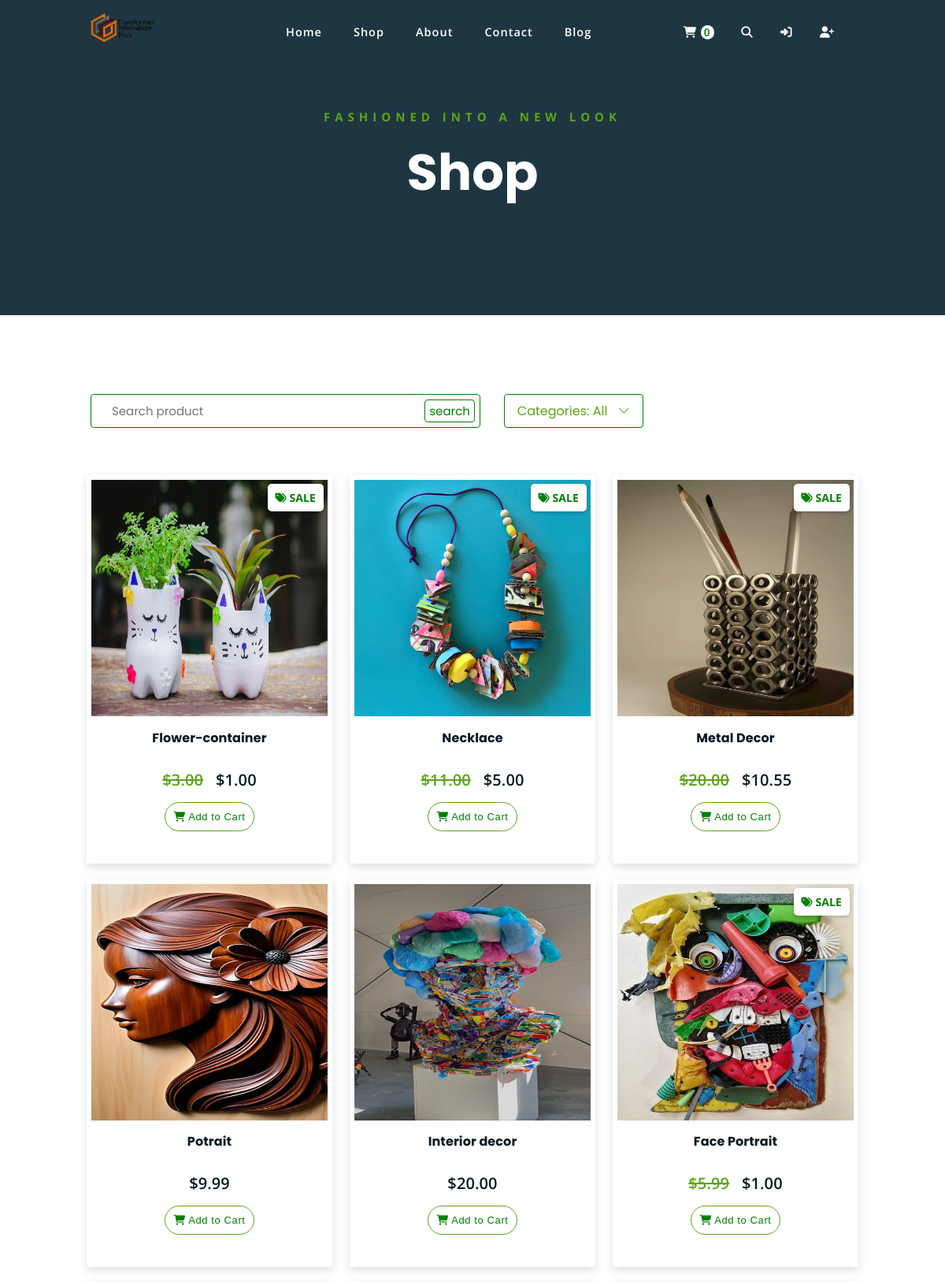
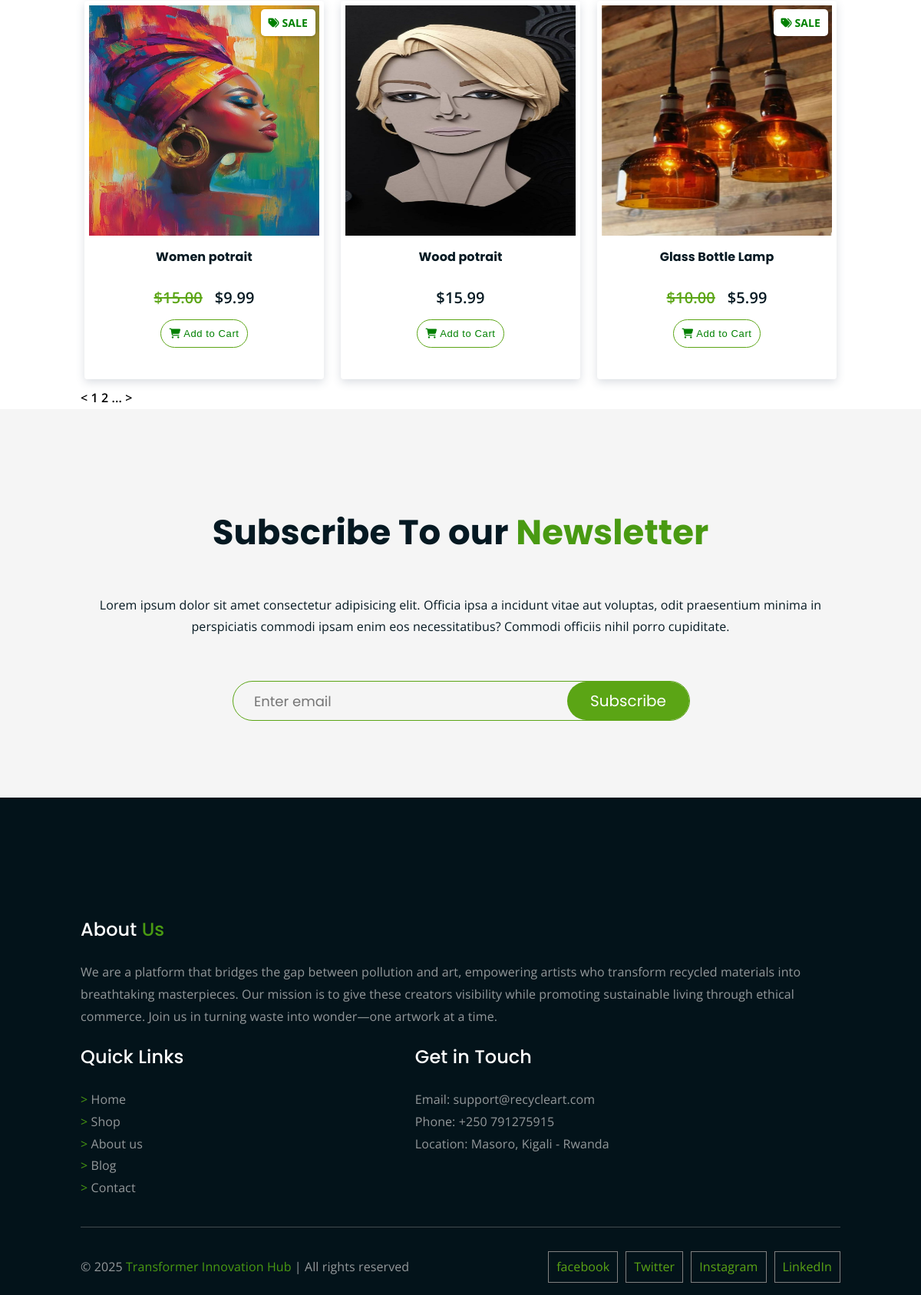
Page /shop on the committed database (2 pictures, top to bottom).
### webstore/models.py (models this page shows, shortened)
class Product(models.Model):
    name = models.CharField(max_length=50)
    price = models.DecimalField(default=0, decimal_places=2, max_digits=6)
    category = models.ForeignKey(Category, on_delete=models.CASCADE, default=1)
    description = models.CharField(max_length=240, blank=True, default="", null=True)
    image = models.ImageField(upload_to="uploads/product")
    is_sale = models.BooleanField(default=False)
    sale_price = models.DecimalField(default=0, decimal_places=2, max_digits=6)

### webstore/views.py (the view)
# urls.py: path("shop", views.store, name="shop"),
def store(request):
    products = Product.objects.all().order_by("-id")
    return render(request, "shop.html", {"products": products})

### cart/cart.py (called while the page is built)
    def __len__(self):
        return len(self.cart)

### cart/context_processors.py (called while the page is built)
def cart(request):
    return {"cart": Cart(request)}

### webstore/templates/shop.html (shortened to what this page needs)
{% extends 'layout.html' %} {% block title %}Shop - Innovation Hub{% endblock %}
{% block page_head %}
    <p class="subtitle">FASHIONED INTO A NEW LOOK</p>
    <h1>Shop</h1>
{% endblock %}
{% block page_content %}
<div class="search-filters">
  <div class="container">
    <div class="row search-row">
      <div class="search">
        <form action="">
          <input type="text" name="" id="" placeholder="Search product" />
          <input type="submit" name="" id="search-btn" value="search" />
        </form>
      </div>
      <div class="dropdown">
        {% if category %}
          <button class="dropbtn">Categories: {{ category }} &nbsp; <i class="bi bi-chevron-down"></i></button>
        {% else %}
          <button class="dropbtn">Categories: All &nbsp; <i class="bi bi-chevron-down"></i></button>
        {% endif %}
      </div>
    </div>
  </div>
</div>
    <div class="product-display">
        <div class="container">
            <div class="row">
                <div class="products-view">
                    {% for item in products %}
                        {% if item.is_sale %}
                            <div class="shop-product-item">
                              <a href="{% url 'webstore:product' item.id %}" class="shop-product-itm-ln">
                                <div class="shop-product-img">
                                    <span class="sale-badge"><i class="fas fa-tags"></i> Sale</span>
                                    <img src="{{ item.image.url }}" alt="">
                                </div>
                              </a>
                              <div class="shop-product-meta">
                                  <h4>{{ item.name }}</h4>
                                  <p class="product-price">
                                      <strike style="color: #5ba515;">${{ item.price }}</strike>
                                      &nbsp;
                                      ${{ item.sale_price }}
                                  </p>
                                  <button type="button" value="{{ item.id }}" class="add-to-cart" id="add-to-cart"><i class="fas fa-shopping-cart"></i> Add to Cart</button>
                              </div>
                            </div>
                        {% else %}
                            <div class="shop-product-item">
                              <a href="{% url 'webstore:product' item.id %}" class="shop-product-itm-ln">
                                <div class="shop-product-img">
                                    <img src="{{ item.image.url }}" alt="">
                                </div>
                              </a>
                              <div class="shop-product-meta">
                                  <h4>{{ item.name }}</h4>
                                  <p class="product-price">${{ item.price }}</p>
                                  <button type="button" value="{{ item.id }}" class="add-to-cart" id="add-to-cart"><i class="fas fa-shopping-cart"></i> Add to Cart</button>
                              </div>
                            </div>
                        {% endif %}
                    {% endfor %}
                </div>
            </div>
        </div>
    </div>
<div class="pages-change">
  <div class="container">
    <div class="row">
      <div class="pg-change-icon">
        <a href="#" class="pg-change-link"> < </a>
        <a href="#" class="pg-change-link"> 1 </a>
        <a href="#" class="pg-change-link"> 2 </a>
        <a href="#" class="pg-change-link"> ... </a>
        <a href="#" class="pg-change-link"> > </a>
      </div>
    </div>
  </div>
</div>
{% endblock %}

### webstore/static/styles/all.css (style rules this page uses)
body { font-family: "Open Sans", sans-serif; font-size: 1rem; letter-spacing: 0.1px; line-height: 1.8; margin: 0; padding: 0; }
h1, .h1, h2, .h2, h3, .h3, h4, .h4, h5, .h5, h6, .h6 { font-family: "Poppins", sans-serif; font-weight: 700; margin: 0 0 1.25rem 0; color: #051922; }
span { color: #499a12; }
.row { display: flex; flex-wrap: wrap; margin-left: -15px; margin-right: -15px; }
@media (min-width: 992px) { .container { max-width: 960px; } }
.container { margin-left: auto; margin-right: auto; width: 100%; padding-left: 15px; padding-right: 15px; }
a { text-decoration: none; color: black; font-weight: 600; }
p { font-family: "Open Sans", sans-serif; font-weight: 400; font-size: 1rem; letter-spacing: 0.1px; line-height: 1.8; color: #051922; }

### webstore/static/styles/shop.css (style rules this page uses)
.search-row { align-items: center; }
.search-filters .search { margin: 100px 20px 50px 10px; border: 1px solid green; padding: 1px 1px; border-radius: 4px; color: #03131A; }
.search input { font-size: 15px; font-family: 'Poppins'; padding: 8px 100px 8px 25px; border: 0; outline: none; }
#search-btn { display: inline-block; background-color: white; color: green; padding: 2px 5px 2px 5px; border: 1px solid green; margin-right: 5px; border-radius: 4px; }
.products-view { width: 100%; display: flex; flex-wrap: wrap; justify-content: space-between; }
.shop-product-item { border-radius: 4px; border: 1px solid rgb(255, 255, 255); box-shadow: 0px 4px 12px rgba(75, 90, 113, 0.2); margin: 10px 5px; padding: 0px 0px 40px 0px; transition: 0.3s ease-in-out; }
.shop-product-itm-ln { display: block; }
.shop-product-item { text-align: center; }
.shop-product-item p { margin: 0px auto; }
.shop-product-item img { width: 300px; height: 300px; padding: 5px; border-radius: 5px; }
.product-price { font-size: 20px; font-weight: 600; padding-bottom: 10px; }
button.add-to-cart { font-weight: 500; font-size: 13px; border: 1px solid #5ba515; background-color: white; color: green; padding: 10px 10px; letter-spacing: 0.6px; border-radius: 50px; }
.sale-badge { background: #ffffff; position: absolute; top: 10px; right: 10px; color: green; font-size: 14px; font-weight: bold; padding: 5px 10px; border-radius: 5px; text-transform: uppercase; box-shadow: 0 2px 4px rgba(0, 0, 0, 0.2); z-index: 10; opacity: 1; }
.sale-badge i { font-size: 14px; }
.shop-product-img { position: relative; }
.dropdown { position: relative; display: inline-block; margin: 100px 20px 50px 10px; border: 1px solid green; padding: 1px 1px; border-radius: 4px; }
.dropbtn { background-color: white; font-family: 'Poppins'; color: #5ba515; padding: 7px 15px; font-size: 16px; border: none; cursor: pointer; border-radius: 5px; }

### webstore/static/styles/layout-styles.css (style rules this page uses)
.hero-text h1 { font-size: 64px; font-weight: 700; line-height: 1.3; color: white; }
.hero-text p.subtitle { color: #5ba515; font-weight: 700; font-size: 15px; letter-spacing: 6px; line-height: 1.8; }

### rows in the picture
Product: image (picture), name "Flower-container", price "3.00", sale_price "1.00", {{ item.id }} 10 (drawn)
Product: image (picture), name "Necklace", price "11.00", sale_price "5.00", {{ item.id }} 9 (drawn)
Product: image (picture), name "Metal Decor", price "20.00", sale_price "10.55", {{ item.id }} 8 (drawn)
Product: image (picture), name "Potrait", price "9.99", {{ item.id }} 7 (drawn)
Product: image (picture), name "Interior decor", price "20.00", {{ item.id }} 5 (drawn)
Product: image (picture), name "Face Portrait", price "5.99", sale_price "1.00", {{ item.id }} 4 (drawn)
Product: image (picture), name "Women potrait", price "15.00", sale_price "9.99", {{ item.id }} 3 (drawn)
Product: image (picture), name "Wood potrait", price "15.99", {{ item.id }} 2 (drawn)
Product: image (picture), name "Glass Bottle Lamp", price "10.00", sale_price "5.99", {{ item.id }} 1 (drawn)

### other values in the picture
{{ cart|length }} "0"
